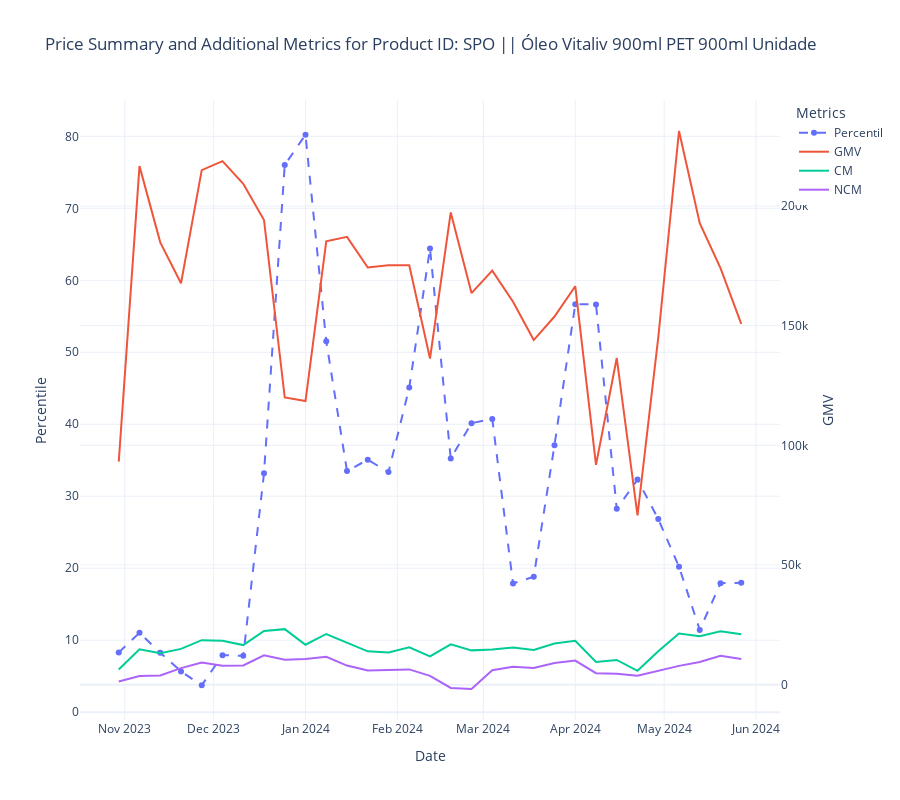

The code cell stored with this chart in its notebook:
### Code cell
# Function to plot data for a single product with additional metrics
def plot_product_prices_with_complement(product_name):
    product_data = weekly_summary[weekly_summary['product_name'] == product_name]

    fig = go.Figure()

    # Plot the summary statistics
    fig.add_trace(go.Scatter(x=product_data['week_start'], y=product_data['weighted_percentil'], mode='markers+lines', name='Percentil', line=dict(dash='dash'), marker=dict(symbol='circle'), connectgaps=True))
    # Plot the GMV on the secondary y-axis
    fig.add_trace(go.Scatter(x=product_data['week_start'], y=product_data['weekly_gmv_sum'], mode='lines', name='GMV', yaxis='y2'))
    fig.add_trace(go.Scatter(x=product_data['week_start'], y=product_data['weekly_cm_sum'], mode='lines', name='CM', yaxis='y2'))
    fig.add_trace(go.Scatter(x=product_data['week_start'], y=product_data['weekly_ncm_sum'], mode='lines', name='NCM', yaxis='y2'))
    
    # Update layout to add secondary y-axis
    fig.update_layout(
        title=f'Price Summary and Additional Metrics for Product ID: {product_name}',
        xaxis_title='Date',
        yaxis_title='Percentile',
        yaxis2=dict(
            title='GMV',
            overlaying='y',
            side='right'
        ),
        legend_title='Metrics',
        height=800,
        template='plotly_white'
    )

    fig.show()

# Get unique product IDs
product_names = pd.Series(weekly_summary.product_name.unique()).sort_values()

# Create dropdown widget
dropdown = widgets.Dropdown(options=product_names, description='Product Name:')

# Interact function to update plot based on dropdown selection
interact(plot_product_prices_with_complement, product_name=dropdown)

### Figure 1 — Plotly figure (JSON) as saved in the notebook; plotly's stock layout.template omitted (floating-point values rounded to 4 significant figures)
{"data": [{"connectgaps": true, "line": {"dash": "dash"}, "marker": {"symbol": "circle"}, "mode": "markers+lines", "name": "Percentil", "type": "scatter", "x": ["2023-10-30T00:00:00", "2023-11-06T00:00:00", "2023-11-13T00:00:00", "2023-11-20T00:00:00", "2023-11-27T00:00:00", "2023-12-04T00:00:00", "2023-12-11T00:00:00", "2023-12-18T00:00:00", "2023-12-25T00:00:00", "2024-01-01T00:00:00", "2024-01-08T00:00:00", "2024-01-15T00:00:00", "2024-01-22T00:00:00", "2024-01-29T00:00:00", "2024-02-05T00:00:00", "2024-02-12T00:00:00", "2024-02-19T00:00:00", "2024-02-26T00:00:00", "2024-03-04T00:00:00", "2024-03-11T00:00:00", "2024-03-18T00:00:00", "2024-03-25T00:00:00", "2024-04-01T00:00:00", "2024-04-08T00:00:00", "2024-04-15T00:00:00", "2024-04-22T00:00:00", "2024-04-29T00:00:00", "2024-05-06T00:00:00", "2024-05-13T00:00:00", "2024-05-20T00:00:00", "2024-05-27T00:00:00"], "y": [8.306, 11.03, 8.264, 5.662, 3.739, 7.916, 7.832, 33.18, 76.03, 80.23, 51.52, 33.51, 35.07, 33.36, 45.09, 64.43, 35.24, 40.15, 40.75, 17.88, 18.82, 37.1, 56.68, 56.66, 28.25, 32.31, 26.84, 20.21, 11.43, 17.91, 17.98]}, {"mode": "lines", "name": "GMV", "type": "scatter", "x": ["2023-10-30T00:00:00", "2023-11-06T00:00:00", "2023-11-13T00:00:00", "2023-11-20T00:00:00", "2023-11-27T00:00:00", "2023-12-04T00:00:00", "2023-12-11T00:00:00", "2023-12-18T00:00:00", "2023-12-25T00:00:00", "2024-01-01T00:00:00", "2024-01-08T00:00:00", "2024-01-15T00:00:00", "2024-01-22T00:00:00", "2024-01-29T00:00:00", "2024-02-05T00:00:00", "2024-02-12T00:00:00", "2024-02-19T00:00:00", "2024-02-26T00:00:00", "2024-03-04T00:00:00", "2024-03-11T00:00:00", "2024-03-18T00:00:00", "2024-03-25T00:00:00", "2024-04-01T00:00:00", "2024-04-08T00:00:00", "2024-04-15T00:00:00", "2024-04-22T00:00:00", "2024-04-29T00:00:00", "2024-05-06T00:00:00", "2024-05-13T00:00:00", "2024-05-20T00:00:00", "2024-05-27T00:00:00"], "y": [93200.0, 216700.0, 184800.0, 167700.0, 215000.0, 218700.0, 209300.0, 194200.0, 120000.0, 118500.0, 185200.0, 187100.0, 174300.0, 175300.0, 175200.0, 136300.0, 197300.0, 163600.0, 173000.0, 160000.0, 144000.0, 153800.0, 166500.0, 91850.0, 136500.0, 70720.0, 145000.0, 231300.0, 192800.0, 174100.0, 150800.0], "yaxis": "y2"}, {"mode": "lines", "name": "CM", "type": "scatter", "x": ["2023-10-30T00:00:00", "2023-11-06T00:00:00", "2023-11-13T00:00:00", "2023-11-20T00:00:00", "2023-11-27T00:00:00", "2023-12-04T00:00:00", "2023-12-11T00:00:00", "2023-12-18T00:00:00", "2023-12-25T00:00:00", "2024-01-01T00:00:00", "2024-01-08T00:00:00", "2024-01-15T00:00:00", "2024-01-22T00:00:00", "2024-01-29T00:00:00", "2024-02-05T00:00:00", "2024-02-12T00:00:00", "2024-02-19T00:00:00", "2024-02-26T00:00:00", "2024-03-04T00:00:00", "2024-03-11T00:00:00", "2024-03-18T00:00:00", "2024-03-25T00:00:00", "2024-04-01T00:00:00", "2024-04-08T00:00:00", "2024-04-15T00:00:00", "2024-04-22T00:00:00", "2024-04-29T00:00:00", "2024-05-06T00:00:00", "2024-05-13T00:00:00", "2024-05-20T00:00:00", "2024-05-27T00:00:00"], "y": [6318.0, 14740.0, 13170.0, 14940.0, 18590.0, 18290.0, 16520.0, 22410.0, 23190.0, 16670.0, 21170.0, 17390.0, 13910.0, 13440.0, 15620.0, 11830.0, 16860.0, 14320.0, 14660.0, 15490.0, 14450.0, 17190.0, 18320.0, 9502.0, 10310.0, 5772.0, 13950.0, 21380.0, 20260.0, 22330.0, 21050.0], "yaxis": "y2"}, {"mode": "lines", "name": "NCM", "type": "scatter", "x": ["2023-10-30T00:00:00", "2023-11-06T00:00:00", "2023-11-13T00:00:00", "2023-11-20T00:00:00", "2023-11-27T00:00:00", "2023-12-04T00:00:00", "2023-12-11T00:00:00", "2023-12-18T00:00:00", "2023-12-25T00:00:00", "2024-01-01T00:00:00", "2024-01-08T00:00:00", "2024-01-15T00:00:00", "2024-01-22T00:00:00", "2024-01-29T00:00:00", "2024-02-05T00:00:00", "2024-02-12T00:00:00", "2024-02-19T00:00:00", "2024-02-26T00:00:00", "2024-03-04T00:00:00", "2024-03-11T00:00:00", "2024-03-18T00:00:00", "2024-03-25T00:00:00", "2024-04-01T00:00:00", "2024-04-08T00:00:00", "2024-04-15T00:00:00", "2024-04-22T00:00:00", "2024-04-29T00:00:00", "2024-05-06T00:00:00", "2024-05-13T00:00:00", "2024-05-20T00:00:00", "2024-05-27T00:00:00"], "y": [1317.0, 3602.0, 3856.0, 6907.0, 9267.0, 7911.0, 8017.0, 12250.0, 10450.0, 10700.0, 11670.0, 7976.0, 5884.0, 6002.0, 6365.0, 3675.0, -1371.0, -1824.0, 5990.0, 7450.0, 6936.0, 9049.0, 10030.0, 4796.0, 4545.0, 3701.0, 5669.0, 7836.0, 9460.0, 12080.0, 10730.0], "yaxis": "y2"}], "layout": {"height": 800, "legend": {"title": {"text": "Metrics"}}, "title": {"text": "Price Summary and Additional Metrics for Product ID: SPO || Óleo Vitaliv 900ml PET 900ml Unidade"}, "xaxis": {"title": {"text": "Date"}}, "yaxis": {"title": {"text": "Percentile"}}, "yaxis2": {"overlaying": "y", "side": "right", "title": {"text": "GMV"}}}}
